Frame 1 (no input): blank canvas, image omitted
Frame 60 (no input): blank canvas, image omitted
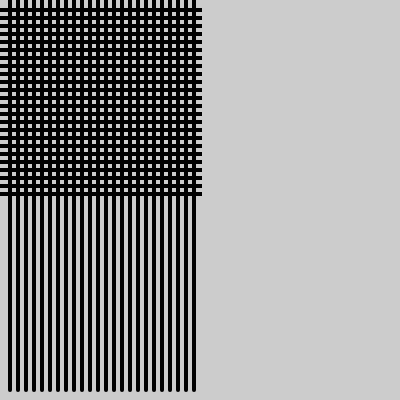
Frame 120 (the mouse pressed at the canvas centre since frame 60)

The p5.js sketch whose frames 1 and 60 were blank and that drew this single picture after the mouse press (run headless with seeded random() and noise() and a simulated clock; from frame 60 on, the mouse is pressed at the canvas centre):

// p5.js sketch
// ── sketch.js
function setup() {
    createCanvas(400, 400);
    strokeWeight(4);
  }
function draw() {
    background(204);

for(let i = 10; i < mouseX; i = i + 8){   
  line(i, 0, i, height-10); 
  
 for(let j = 10; j < mouseY; j = j + 8) {
   line(0, j, mouseX, j)
 } 
      
    }
}
